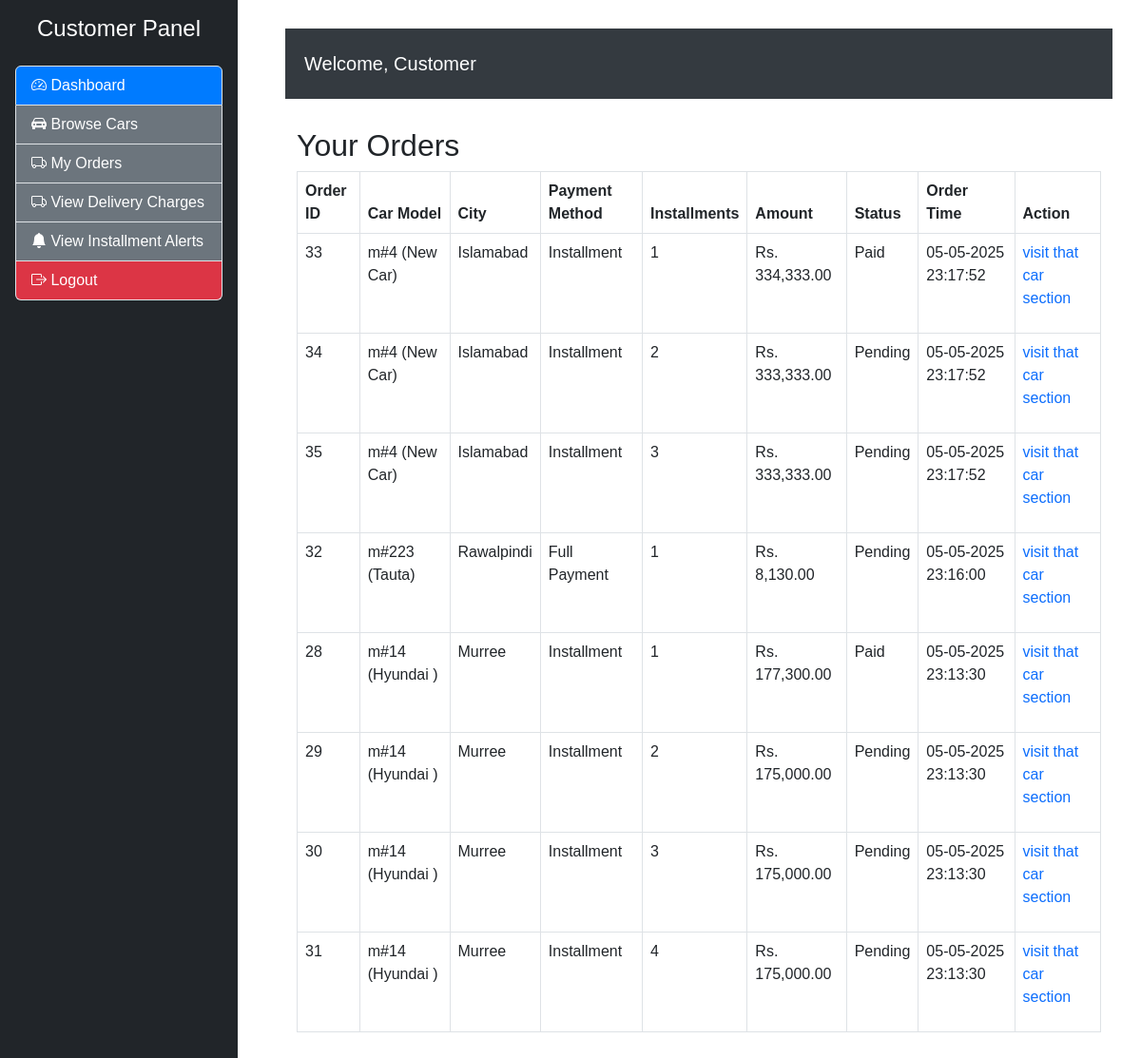
The app's page /Customer/view-orders.php (signed in) with its own data.
### tables this page shows
CREATE TABLE `voucher_requests` (
  `id` int(11) NOT NULL,
  `customer_id` int(11) DEFAULT NULL,
  `car_id` int(11) DEFAULT NULL,
  `city` varchar(100) DEFAULT NULL,
  `payment_method` varchar(50) DEFAULT NULL,
  `installments` int(11) DEFAULT NULL,
  `amount` float DEFAULT NULL,
  `paid_voucher` varchar(255) DEFAULT NULL,
  `status` varchar(50) DEFAULT NULL,
  `created_at` timestamp NOT NULL DEFAULT current_timestamp(),
  `delivery_charge` decimal(10,2) NOT NULL DEFAULT 0.00,
  `order_time` datetime DEFAULT current_timestamp()
);

CREATE TABLE `cars` (
  `car_id` int(11) NOT NULL,
  `car_name` varchar(255) NOT NULL,
  `car_model` varchar(255) NOT NULL,
  `car_year` int(11) NOT NULL,
  `car_price` decimal(10,2) NOT NULL,
  `availability_status` enum('Available','Out of Stock') DEFAULT 'Available',
  `car_description` text DEFAULT NULL,
  `created_at` timestamp NOT NULL DEFAULT current_timestamp()
);

### Customer/view-orders.php (the view, shortened to what this page needs)
<?php
include('../includes/connection.php');
$customer_id = $_SESSION['custmrid'];
$query = "SELECT * FROM voucher_requests WHERE customer_id = $customer_id ORDER BY order_time DESC";
$result = mysqli_query($conn, $query);
?>
<!DOCTYPE html>
<html lang="en">
<head>
    <link href="https://cdn.jsdelivr.net/npm/bootstrap@5.3.0/dist/css/bootstrap.min.css" rel="stylesheet" />
    <link href="https://cdn.jsdelivr.net/npm/bootstrap-icons@1.10.5/font/bootstrap-icons.css" rel="stylesheet" />
</head>
<body>
    <?php include('sidebar.php'); ?>
    <div class="main">
        <nav class="navbar navbar-expand-lg">
            <a class="navbar-brand" href="#">Welcome, Customer</a>
        </nav>
        <div class="container">
            <h2>Your Orders</h2>
            <table class="table table-bordered">
                <thead>
                    <tr>
                        <th>Order ID</th>
                        <th>Car Model</th>
                        <th>City</th>
                        <th>Payment Method</th>
                        <th>Installments</th>
                        <th>Amount</th>
                        <th>Status</th>
                        <th>Order Time</th>
                        <th>Action</th>
                    </tr>
                </thead>
                <tbody>
                    <?php while ($order = mysqli_fetch_assoc($result)) {
                        $car_id = $order['car_id'];
                        $car_query = mysqli_query($conn, "SELECT car_model, car_name FROM cars WHERE car_id = $car_id");
                        $car = mysqli_fetch_assoc($car_query);
                    ?>
                        <tr>
                            <td><?= $order['id'] ?></td>
                            <td><?= $car['car_model'] ?> (<?= $car['car_name'] ?>)</td>
                            <td><?= $order['city'] ?></td>
                            <td><?= $order['payment_method'] ?></td>
                            <td><?= $order['installments'] ?></td>
                            <td>Rs. <?= number_format($order['amount'], 2) ?></td>
                            <td><?= $order['status'] ?></td>
                            <td><?= date("d-m-Y H:i:s", strtotime($order['order_time'])) ?></td>
                            <td>
                            <p class="text-primary">visit that car section</p>
                            </td>
                        </tr>
                    <?php } ?>
                </tbody>
            </table>
        </div>
    </div>
</body>
</html>

### Customer/view-orders.php (style rules this page uses)
body { font-family: Arial, sans-serif; }
.main { margin-left: 270px; padding: 30px; }
.navbar { background-color: #343a40; }
.navbar a { color: white; padding: 14px 20px; text-decoration: none; }
.container { margin-top: 30px; }

### records on screen
voucher_requests: id "33", car.car_model "m#4", car.car_name "New Car", city "Islamabad", payment_method "Installment", installments "1", amount "334,333.00", status "Paid", order_time "05-05-2025 23:17:52"
voucher_requests: id "34", car.car_model "m#4", car.car_name "New Car", city "Islamabad", payment_method "Installment", installments "2", amount "333,333.00", status "Pending", order_time "05-05-2025 23:17:52"
voucher_requests: id "35", car.car_model "m#4", car.car_name "New Car", city "Islamabad", payment_method "Installment", installments "3", amount "333,333.00", status "Pending", order_time "05-05-2025 23:17:52"
voucher_requests: id "32", car.car_model "m#223", car.car_name "Tauta", city "Rawalpindi", payment_method "Full Payment", installments "1", amount "8,130.00", status "Pending", order_time "05-05-2025 23:16:00"
voucher_requests: id "28", car.car_model "m#14", car.car_name "Hyundai", city "Murree", payment_method "Installment", installments "1", amount "177,300.00", status "Paid", order_time "05-05-2025 23:13:30"
voucher_requests: id "29", car.car_model "m#14", car.car_name "Hyundai", city "Murree", payment_method "Installment", installments "2", amount "175,000.00", status "Pending", order_time "05-05-2025 23:13:30"
voucher_requests: id "30", car.car_model "m#14", car.car_name "Hyundai", city "Murree", payment_method "Installment", installments "3", amount "175,000.00", status "Pending", order_time "05-05-2025 23:13:30"
voucher_requests: id "31", car.car_model "m#14", car.car_name "Hyundai", city "Murree", payment_method "Installment", installments "4", amount "175,000.00", status "Pending", order_time "05-05-2025 23:13:30"
